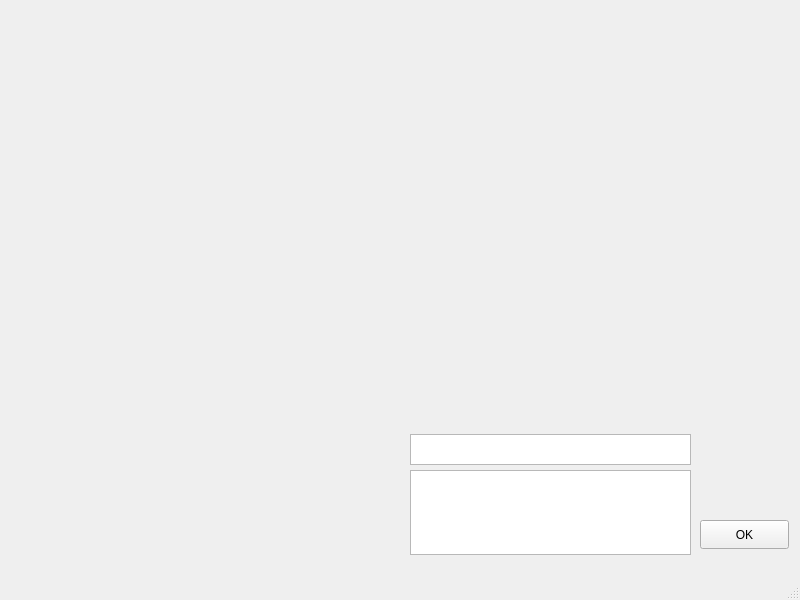
<?xml version="1.0" encoding="UTF-8"?>
<ui version="4.0">
 <class>MainWindow</class>
 <widget class="QMainWindow" name="MainWindow">
  <property name="geometry">
   <rect>
    <x>0</x>
    <y>0</y>
    <width>800</width>
    <height>600</height>
   </rect>
  </property>
  <property name="windowTitle">
   <string>MainWindow</string>
  </property>
  <widget class="QWidget" name="centralwidget">
   <widget class="QTextEdit" name="textEdit">
    <property name="geometry">
     <rect>
      <x>410</x>
      <y>470</y>
      <width>281</width>
      <height>85</height>
     </rect>
    </property>
   </widget>
   <widget class="QPushButton" name="okButton">
    <property name="geometry">
     <rect>
      <x>700</x>
      <y>520</y>
      <width>89</width>
      <height>29</height>
     </rect>
    </property>
    <property name="text">
     <string>OK</string>
    </property>
   </widget>
   <widget class="QTextEdit" name="textEdit_2">
    <property name="geometry">
     <rect>
      <x>410</x>
      <y>434</y>
      <width>281</width>
      <height>31</height>
     </rect>
    </property>
   </widget>
  </widget>
  <widget class="QMenuBar" name="menubar">
   <property name="geometry">
    <rect>
     <x>0</x>
     <y>0</y>
     <width>800</width>
     <height>21</height>
    </rect>
   </property>
  </widget>
  <widget class="QStatusBar" name="statusbar"/>
 </widget>
 <resources/>
 <connections/>
</ui>
